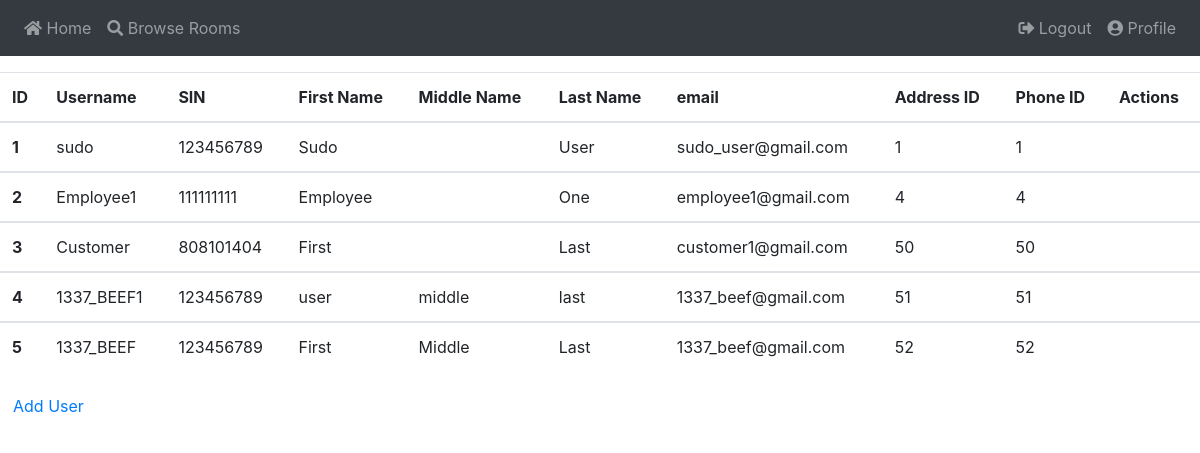
Page /view_users (signed in) on the committed database.
### app/models.py (models this page shows, shortened)
class User(UserMixin, db.Model):
    id          = db.Column(db.Integer, primary_key = True)
    username    = db.Column(db.String(64), index = True, unique = True)
    pwd_hash    = db.Column(db.String(128))
    sin         = db.Column(db.Integer, nullable = False)
    first_name  = db.Column(db.String(32), nullable = False)
    middle_name = db.Column(db.String(32), nullable = True)
    last_name   = db.Column(db.String(32), nullable = False)
    email       = db.Column(db.String(128), nullable = False)
    priv        = db.Column(db.Integer, nullable = False, default = 0)
    address     = db.Column(db.Integer, db.ForeignKey('addr.id'))
    phone       = db.Column(db.Integer, db.ForeignKey('phone.id'))

### app/routes.py (the view)
@app.route("/view_users")
@login_required
def view_users():
    users = User.query.all()
    return render_template("view_users.html", users = users)

### app/models.py (called while the page is built)
@login.user_loader
def load_user(id):
    return User.query.get(int(id))

### app/templates/view_users.html (shortened to what this page needs)
{% extends "base.html" %}
{% block content %}
    <table class="table">
        <thead>
            <tr>
                <th scope="col">ID</th>
                <th scope="col">Username</th>
                <th scope="col">SIN</th>
                <th scope="col">First Name</th>
                <th scope="col">Middle Name</th>
                <th scope="col">Last Name</th>
                <th scope="col">email</th>
                <th scope="col">Address ID</th>
                <th scope="col">Phone ID</th>
                <th scope="col">Actions</th>
            </tr>
        </thead>
    {% for u in users %}
        <tbody>
            <tr>
                <th scope="row">{{ u.id }}</th>
                <td>{{ u.username }}</td>
                <td>{{ u.sin }}</td>
                <td>{{ u.first_name }}</td>
                <td>{{ u.middle_name }}</td>
                <td>{{ u.last_name }}</td>
                <td>{{ u.email }}</td>
                <td>{{ u.address }}</td>
                <td>{{ u.phone }}</td>
                <td>
                </td>
            </tr>
        </tbody>
    {% endfor %}
    </table>
    <a href="{{ url_for('add_user') }}" class="btn btn-green">Add User</a>
{% endblock %}

### rows in the picture
User: id "1", username "sudo", sin "123456789", first_name "Sudo", last_name "User", email "sudo_user@gmail.com", address "1", phone "1"
User: id "2", username "Employee1", sin "111111111", first_name "Employee", last_name "One", email "employee1@gmail.com", address "4", phone "4"
User: id "3", username "Customer", sin "808101404", first_name "First", last_name "Last", email "customer1@gmail.com", address "50", phone "50"
User: id "4", username "1337_BEEF1", sin "123456789", first_name "user", middle_name "middle", last_name "last", email "1337_beef@gmail.com", address "51", phone "51"
User: id "5", username "1337_BEEF", sin "123456789", first_name "First", middle_name "Middle", last_name "Last", email "1337_beef@gmail.com", address "52", phone "52"
